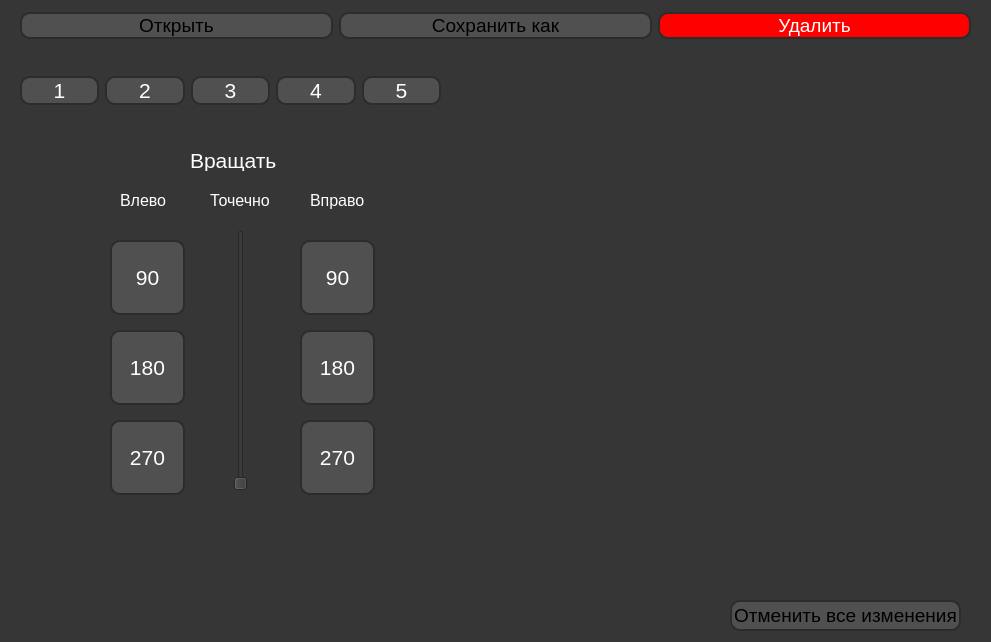
<?xml version="1.0" encoding="UTF-8"?>
<ui version="4.0">
 <class>MainWindow</class>
 <widget class="QMainWindow" name="MainWindow">
  <property name="enabled">
   <bool>true</bool>
  </property>
  <property name="geometry">
   <rect>
    <x>0</x>
    <y>0</y>
    <width>991</width>
    <height>642</height>
   </rect>
  </property>
  <property name="minimumSize">
   <size>
    <width>991</width>
    <height>642</height>
   </size>
  </property>
  <property name="maximumSize">
   <size>
    <width>991</width>
    <height>642</height>
   </size>
  </property>
  <property name="font">
   <font>
    <family>Arial</family>
    <pointsize>10</pointsize>
    <weight>75</weight>
    <bold>true</bold>
   </font>
  </property>
  <property name="windowTitle">
   <string>PicStudio</string>
  </property>
  <property name="styleSheet">
   <string notr="true">background: rgb(54, 54, 54);
windowtitlecolor: rgb(90, 90, 90)
</string>
  </property>
  <widget class="QWidget" name="centralwidget">
   <widget class="QWidget" name="horizontalLayoutWidget">
    <property name="geometry">
     <rect>
      <x>20</x>
      <y>0</y>
      <width>951</width>
      <height>51</height>
     </rect>
    </property>
    <layout class="QHBoxLayout" name="horizontalLayout">
     <item>
      <widget class="QPushButton" name="open_button">
       <property name="font">
        <font>
         <family>Arial</family>
         <pointsize>14</pointsize>
         <weight>50</weight>
         <bold>false</bold>
        </font>
       </property>
       <property name="styleSheet">
        <string notr="true">QPushButton {
background: rgb(80, 80, 80);
border: 2px solid rgb(44, 44, 44);
border-radius: 10px;
color: rbg(40, 40, 40)
}

QPushButton:pressed {
background: rgb(90, 90, 90);
}</string>
       </property>
       <property name="text">
        <string>Открыть</string>
       </property>
      </widget>
     </item>
     <item>
      <widget class="QPushButton" name="save_as_button">
       <property name="font">
        <font>
         <family>Arial</family>
         <pointsize>14</pointsize>
        </font>
       </property>
       <property name="styleSheet">
        <string notr="true">QPushButton {
background: rgb(80, 80, 80);
border: 2px solid rgb(44, 44, 44);
border-radius: 10px;
color: rbg(40, 40, 40)
}

QPushButton:pressed {
background: rgb(90, 90, 90);
}</string>
       </property>
       <property name="text">
        <string>Сохранить как</string>
       </property>
      </widget>
     </item>
     <item>
      <widget class="QPushButton" name="delete_button">
       <property name="font">
        <font>
         <family>Arial</family>
         <pointsize>14</pointsize>
        </font>
       </property>
       <property name="styleSheet">
        <string notr="true">QPushButton {
background: red;
border: 2px solid rgb(44, 44, 44);
border-radius: 10px;
color: white
}

QPushButton:pressed {
background: rgb(90, 90, 90);
}</string>
       </property>
       <property name="text">
        <string>Удалить</string>
       </property>
      </widget>
     </item>
    </layout>
   </widget>
   <widget class="QLabel" name="pic_label">
    <property name="geometry">
     <rect>
      <x>460</x>
      <y>90</y>
      <width>500</width>
      <height>500</height>
     </rect>
    </property>
    <property name="styleSheet">
     <string notr="true"/>
    </property>
    <property name="text">
     <string/>
    </property>
   </widget>
   <widget class="QPushButton" name="all_button">
    <property name="geometry">
     <rect>
      <x>730</x>
      <y>600</y>
      <width>231</width>
      <height>31</height>
     </rect>
    </property>
    <property name="font">
     <font>
      <family>Arial</family>
      <pointsize>14</pointsize>
     </font>
    </property>
    <property name="styleSheet">
     <string notr="true">QPushButton {
background: rgb(80, 80, 80);
border: 2px solid rgb(44, 44, 44);
border-radius: 10px;
color: rbg(40, 40, 40)
}

QPushButton:pressed {
background: rgb(90, 90, 90);
}</string>
    </property>
    <property name="text">
     <string>Отменить все изменения</string>
    </property>
   </widget>
   <widget class="QStackedWidget" name="stackedWidget">
    <property name="geometry">
     <rect>
      <x>40</x>
      <y>130</y>
      <width>391</width>
      <height>501</height>
     </rect>
    </property>
    <property name="font">
     <font>
      <family>Niagara Solid</family>
     </font>
    </property>
    <property name="styleSheet">
     <string notr="true"/>
    </property>
    <property name="currentIndex">
     <number>4</number>
    </property>
    <widget class="QWidget" name="page">
     <widget class="QLabel" name="label_5">
      <property name="geometry">
       <rect>
        <x>130</x>
        <y>20</y>
        <width>131</width>
        <height>16</height>
       </rect>
      </property>
      <property name="font">
       <font>
        <family>Arial</family>
        <pointsize>16</pointsize>
       </font>
      </property>
      <property name="styleSheet">
       <string notr="true">color: white</string>
      </property>
      <property name="text">
       <string>Отзеркалить</string>
      </property>
     </widget>
     <widget class="QPushButton" name="horizont_button">
      <property name="geometry">
       <rect>
        <x>40</x>
        <y>70</y>
        <width>301</width>
        <height>31</height>
       </rect>
      </property>
      <property name="font">
       <font>
        <family>Arial</family>
        <pointsize>14</pointsize>
       </font>
      </property>
      <property name="styleSheet">
       <string notr="true">QPushButton {
background: rgb(80, 80, 80);
border: 2px solid rgb(44, 44, 44);
border-radius: 10px;
color: white
}

QPushButton:pressed {
background: rgb(90, 90, 90);
}</string>
      </property>
      <property name="text">
       <string>По горизонтали</string>
      </property>
     </widget>
     <widget class="QPushButton" name="vertical_button">
      <property name="geometry">
       <rect>
        <x>40</x>
        <y>120</y>
        <width>301</width>
        <height>31</height>
       </rect>
      </property>
      <property name="font">
       <font>
        <family>Arial</family>
        <pointsize>14</pointsize>
       </font>
      </property>
      <property name="styleSheet">
       <string notr="true">QPushButton {
background: rgb(80, 80, 80);
border: 2px solid rgb(44, 44, 44);
border-radius: 10px;
color: white
}

QPushButton:pressed {
background: rgb(90, 90, 90);
}</string>
      </property>
      <property name="text">
       <string>По вертикали</string>
      </property>
     </widget>
    </widget>
    <widget class="QWidget" name="page_3">
     <widget class="QLabel" name="label_8">
      <property name="geometry">
       <rect>
        <x>170</x>
        <y>20</y>
        <width>51</width>
        <height>20</height>
       </rect>
      </property>
      <property name="font">
       <font>
        <family>Arial</family>
        <pointsize>16</pointsize>
       </font>
      </property>
      <property name="styleSheet">
       <string notr="true">color: white</string>
      </property>
      <property name="text">
       <string>RGB</string>
      </property>
     </widget>
     <widget class="QWidget" name="verticalLayoutWidget">
      <property name="geometry">
       <rect>
        <x>90</x>
        <y>60</y>
        <width>281</width>
        <height>321</height>
       </rect>
      </property>
      <layout class="QVBoxLayout" name="verticalLayout_2">
       <item>
        <widget class="QSlider" name="red_slider">
         <property name="styleSheet">
          <string notr="true">frontground: red</string>
         </property>
         <property name="orientation">
          <enum>Qt::Horizontal</enum>
         </property>
        </widget>
       </item>
       <item>
        <widget class="QSlider" name="green_slider">
         <property name="styleSheet">
          <string notr="true">frontground: red</string>
         </property>
         <property name="orientation">
          <enum>Qt::Horizontal</enum>
         </property>
        </widget>
       </item>
       <item>
        <widget class="QSlider" name="blue_slider">
         <property name="styleSheet">
          <string notr="true">frontground: red</string>
         </property>
         <property name="orientation">
          <enum>Qt::Horizontal</enum>
         </property>
        </widget>
       </item>
      </layout>
     </widget>
     <widget class="QLabel" name="label_10">
      <property name="geometry">
       <rect>
        <x>10</x>
        <y>120</y>
        <width>61</width>
        <height>20</height>
       </rect>
      </property>
      <property name="font">
       <font>
        <family>Arial</family>
        <pointsize>14</pointsize>
       </font>
      </property>
      <property name="styleSheet">
       <string notr="true">color: red</string>
      </property>
      <property name="text">
       <string>RED</string>
      </property>
     </widget>
     <widget class="QLabel" name="label_11">
      <property name="geometry">
       <rect>
        <x>10</x>
        <y>210</y>
        <width>71</width>
        <height>16</height>
       </rect>
      </property>
      <property name="font">
       <font>
        <family>Arial</family>
        <pointsize>14</pointsize>
       </font>
      </property>
      <property name="styleSheet">
       <string notr="true">color: green</string>
      </property>
      <property name="text">
       <string>GREEN</string>
      </property>
     </widget>
     <widget class="QLabel" name="label_12">
      <property name="geometry">
       <rect>
        <x>10</x>
        <y>300</y>
        <width>61</width>
        <height>16</height>
       </rect>
      </property>
      <property name="font">
       <font>
        <family>Arial</family>
        <pointsize>14</pointsize>
       </font>
      </property>
      <property name="styleSheet">
       <string notr="true">color: blue</string>
      </property>
      <property name="text">
       <string>BLUE</string>
      </property>
     </widget>
    </widget>
    <widget class="QWidget" name="page_4">
     <widget class="QLabel" name="label_14">
      <property name="geometry">
       <rect>
        <x>140</x>
        <y>10</y>
        <width>101</width>
        <height>16</height>
       </rect>
      </property>
      <property name="font">
       <font>
        <family>Arial</family>
        <pointsize>16</pointsize>
       </font>
      </property>
      <property name="styleSheet">
       <string notr="true">color: white</string>
      </property>
      <property name="text">
       <string>Фильтры</string>
      </property>
     </widget>
     <widget class="QPushButton" name="chb_button">
      <property name="geometry">
       <rect>
        <x>50</x>
        <y>40</y>
        <width>70</width>
        <height>70</height>
       </rect>
      </property>
      <property name="font">
       <font>
        <family>Arial</family>
        <pointsize>12</pointsize>
       </font>
      </property>
      <property name="styleSheet">
       <string notr="true">QPushButton {
background: rgb(80, 80, 80);
border: 2px solid rgb(44, 44, 44);
border-radius: 10px;
color: white
}

QPushButton:pressed {
background: rgb(90, 90, 90);
}</string>
      </property>
      <property name="text">
       <string>Черно-
белое</string>
      </property>
     </widget>
     <widget class="QPushButton" name="find_edges_button">
      <property name="geometry">
       <rect>
        <x>50</x>
        <y>310</y>
        <width>70</width>
        <height>70</height>
       </rect>
      </property>
      <property name="font">
       <font>
        <family>Arial</family>
        <pointsize>12</pointsize>
       </font>
      </property>
      <property name="styleSheet">
       <string notr="true">QPushButton {
background: rgb(80, 80, 80);
border: 2px solid rgb(44, 44, 44);
border-radius: 10px;
color: white
}

QPushButton:pressed {
background: rgb(90, 90, 90);
}</string>
      </property>
      <property name="text">
       <string>FIND
EDGES</string>
      </property>
     </widget>
     <widget class="QPushButton" name="light_button">
      <property name="geometry">
       <rect>
        <x>250</x>
        <y>40</y>
        <width>70</width>
        <height>70</height>
       </rect>
      </property>
      <property name="font">
       <font>
        <family>Arial</family>
        <pointsize>12</pointsize>
       </font>
      </property>
      <property name="styleSheet">
       <string notr="true">QPushButton {
background: rgb(80, 80, 80);
border: 2px solid rgb(44, 44, 44);
border-radius: 10px;
color: white
}

QPushButton:pressed {
background: rgb(90, 90, 90);
}</string>
      </property>
      <property name="text">
       <string>Высвет-
ление</string>
      </property>
     </widget>
     <widget class="QPushButton" name="sharpen_button">
      <property name="geometry">
       <rect>
        <x>250</x>
        <y>310</y>
        <width>70</width>
        <height>70</height>
       </rect>
      </property>
      <property name="font">
       <font>
        <family>Arial</family>
        <pointsize>10</pointsize>
       </font>
      </property>
      <property name="styleSheet">
       <string notr="true">QPushButton {
background: rgb(80, 80, 80);
border: 2px solid rgb(44, 44, 44);
border-radius: 10px;
color: white
}

QPushButton:pressed {
background: rgb(90, 90, 90);
}</string>
      </property>
      <property name="text">
       <string>SHARPEN</string>
      </property>
     </widget>
     <widget class="QPushButton" name="detail_button">
      <property name="geometry">
       <rect>
        <x>250</x>
        <y>130</y>
        <width>70</width>
        <height>70</height>
       </rect>
      </property>
      <property name="font">
       <font>
        <family>Arial</family>
        <pointsize>12</pointsize>
       </font>
      </property>
      <property name="styleSheet">
       <string notr="true">QPushButton {
background: rgb(80, 80, 80);
border: 2px solid rgb(44, 44, 44);
border-radius: 10px;
color: white
}

QPushButton:pressed {
background: rgb(90, 90, 90);
}</string>
      </property>
      <property name="text">
       <string>DETAIL</string>
      </property>
     </widget>
     <widget class="QPushButton" name="negative_button">
      <property name="geometry">
       <rect>
        <x>150</x>
        <y>40</y>
        <width>70</width>
        <height>70</height>
       </rect>
      </property>
      <property name="font">
       <font>
        <family>Arial</family>
        <pointsize>12</pointsize>
       </font>
      </property>
      <property name="styleSheet">
       <string notr="true">QPushButton {
background: rgb(80, 80, 80);
border: 2px solid rgb(44, 44, 44);
border-radius: 10px;
color: white
}

QPushButton:pressed {
background: rgb(90, 90, 90);
}</string>
      </property>
      <property name="text">
       <string>Негатив</string>
      </property>
     </widget>
     <widget class="QPushButton" name="contour_button">
      <property name="geometry">
       <rect>
        <x>150</x>
        <y>130</y>
        <width>70</width>
        <height>70</height>
       </rect>
      </property>
      <property name="font">
       <font>
        <family>Arial</family>
        <pointsize>10</pointsize>
       </font>
      </property>
      <property name="styleSheet">
       <string notr="true">QPushButton {
background: rgb(80, 80, 80);
border: 2px solid rgb(44, 44, 44);
border-radius: 10px;
color: white
}

QPushButton:pressed {
background: rgb(90, 90, 90);
}</string>
      </property>
      <property name="text">
       <string>CONTOUR</string>
      </property>
     </widget>
     <widget class="QPushButton" name="eem_button">
      <property name="geometry">
       <rect>
        <x>150</x>
        <y>220</y>
        <width>70</width>
        <height>70</height>
       </rect>
      </property>
      <property name="font">
       <font>
        <family>Arial</family>
        <pointsize>10</pointsize>
       </font>
      </property>
      <property name="styleSheet">
       <string notr="true">QPushButton {
background: rgb(80, 80, 80);
border: 2px solid rgb(44, 44, 44);
border-radius: 10px;
color: white
}

QPushButton:pressed {
background: rgb(90, 90, 90);
}</string>
      </property>
      <property name="text">
       <string>EDGE
EHANCE
MORE</string>
      </property>
     </widget>
     <widget class="QPushButton" name="smooth_button">
      <property name="geometry">
       <rect>
        <x>150</x>
        <y>310</y>
        <width>70</width>
        <height>70</height>
       </rect>
      </property>
      <property name="font">
       <font>
        <family>Arial</family>
        <pointsize>11</pointsize>
       </font>
      </property>
      <property name="styleSheet">
       <string notr="true">QPushButton {
background: rgb(80, 80, 80);
border: 2px solid rgb(44, 44, 44);
border-radius: 10px;
color: white
}

QPushButton:pressed {
background: rgb(90, 90, 90);
}</string>
      </property>
      <property name="text">
       <string>SMOOTH</string>
      </property>
     </widget>
     <widget class="QPushButton" name="emboss_button">
      <property name="geometry">
       <rect>
        <x>250</x>
        <y>220</y>
        <width>70</width>
        <height>70</height>
       </rect>
      </property>
      <property name="font">
       <font>
        <family>Arial</family>
        <pointsize>11</pointsize>
       </font>
      </property>
      <property name="styleSheet">
       <string notr="true">QPushButton {
background: rgb(80, 80, 80);
border: 2px solid rgb(44, 44, 44);
border-radius: 10px;
color: white
}

QPushButton:pressed {
background: rgb(90, 90, 90);
}</string>
      </property>
      <property name="text">
       <string>EMBOSS</string>
      </property>
     </widget>
     <widget class="QPushButton" name="blur_button">
      <property name="geometry">
       <rect>
        <x>50</x>
        <y>130</y>
        <width>70</width>
        <height>70</height>
       </rect>
      </property>
      <property name="font">
       <font>
        <family>Arial</family>
        <pointsize>12</pointsize>
       </font>
      </property>
      <property name="styleSheet">
       <string notr="true">QPushButton {
background: rgb(80, 80, 80);
border: 2px solid rgb(44, 44, 44);
border-radius: 10px;
color: white
}

QPushButton:pressed {
background: rgb(90, 90, 90);
}</string>
      </property>
      <property name="text">
       <string>BLUR</string>
      </property>
     </widget>
     <widget class="QPushButton" name="edge_enhance_button">
      <property name="geometry">
       <rect>
        <x>50</x>
        <y>220</y>
        <width>70</width>
        <height>70</height>
       </rect>
      </property>
      <property name="font">
       <font>
        <family>Arial</family>
        <pointsize>10</pointsize>
       </font>
      </property>
      <property name="styleSheet">
       <string notr="true">QPushButton {
background: rgb(80, 80, 80);
border: 2px solid rgb(44, 44, 44);
border-radius: 10px;
color: white
}

QPushButton:pressed {
background: rgb(90, 90, 90);
}</string>
      </property>
      <property name="text">
       <string>EDGE
ENHANCE</string>
      </property>
     </widget>
    </widget>
    <widget class="QWidget" name="page_5">
     <widget class="QLabel" name="label">
      <property name="geometry">
       <rect>
        <x>130</x>
        <y>10</y>
        <width>121</width>
        <height>16</height>
       </rect>
      </property>
      <property name="font">
       <font>
        <family>Arial</family>
        <pointsize>16</pointsize>
       </font>
      </property>
      <property name="styleSheet">
       <string notr="true">color: white</string>
      </property>
      <property name="text">
       <string>Фильтры - 2</string>
      </property>
     </widget>
     <widget class="QPushButton" name="red_button">
      <property name="geometry">
       <rect>
        <x>50</x>
        <y>40</y>
        <width>70</width>
        <height>70</height>
       </rect>
      </property>
      <property name="font">
       <font>
        <family>Arial</family>
        <pointsize>12</pointsize>
       </font>
      </property>
      <property name="styleSheet">
       <string notr="true">QPushButton {
background: rgb(80, 80, 80);
border: 2px solid rgb(44, 44, 44);
border-radius: 10px;
color: white
}

QPushButton:pressed {
background: rgb(90, 90, 90);
}</string>
      </property>
      <property name="text">
       <string>Краснo
-
синий</string>
      </property>
     </widget>
     <widget class="QPushButton" name="green_button">
      <property name="geometry">
       <rect>
        <x>150</x>
        <y>40</y>
        <width>70</width>
        <height>70</height>
       </rect>
      </property>
      <property name="font">
       <font>
        <family>Arial</family>
        <pointsize>12</pointsize>
       </font>
      </property>
      <property name="styleSheet">
       <string notr="true">QPushButton {
background: rgb(80, 80, 80);
border: 2px solid rgb(44, 44, 44);
border-radius: 10px;
color: white
}

QPushButton:pressed {
background: rgb(90, 90, 90);
}</string>
      </property>
      <property name="text">
       <string>Зелено
-
розовый</string>
      </property>
     </widget>
     <widget class="QPushButton" name="blue_button">
      <property name="geometry">
       <rect>
        <x>250</x>
        <y>40</y>
        <width>70</width>
        <height>70</height>
       </rect>
      </property>
      <property name="font">
       <font>
        <family>Arial</family>
        <pointsize>12</pointsize>
       </font>
      </property>
      <property name="styleSheet">
       <string notr="true">QPushButton {
background: rgb(80, 80, 80);
border: 2px solid rgb(44, 44, 44);
border-radius: 10px;
color: white
}

QPushButton:pressed {
background: rgb(90, 90, 90);
}</string>
      </property>
      <property name="text">
       <string>Сине
-
желтый</string>
      </property>
     </widget>
     <widget class="QPushButton" name="stereopara_button">
      <property name="geometry">
       <rect>
        <x>50</x>
        <y>130</y>
        <width>70</width>
        <height>70</height>
       </rect>
      </property>
      <property name="font">
       <font>
        <family>Arial</family>
        <pointsize>8</pointsize>
       </font>
      </property>
      <property name="styleSheet">
       <string notr="true">QPushButton {
background: rgb(80, 80, 80);
border: 2px solid rgb(44, 44, 44);
border-radius: 10px;
color: white
}

QPushButton:pressed {
background: rgb(90, 90, 90);
}</string>
      </property>
      <property name="text">
       <string>Стереопара</string>
      </property>
     </widget>
     <widget class="QPushButton" name="white_button">
      <property name="geometry">
       <rect>
        <x>150</x>
        <y>130</y>
        <width>70</width>
        <height>70</height>
       </rect>
      </property>
      <property name="font">
       <font>
        <family>Arial</family>
        <pointsize>12</pointsize>
       </font>
      </property>
      <property name="styleSheet">
       <string notr="true">QPushButton {
background: rgb(80, 80, 80);
border: 2px solid rgb(44, 44, 44);
border-radius: 10px;
color: white
}

QPushButton:pressed {
background: rgb(90, 90, 90);
}</string>
      </property>
      <property name="text">
       <string>Баланс
белого</string>
      </property>
     </widget>
     <widget class="QPushButton" name="black_button">
      <property name="geometry">
       <rect>
        <x>250</x>
        <y>130</y>
        <width>70</width>
        <height>70</height>
       </rect>
      </property>
      <property name="font">
       <font>
        <family>Arial</family>
        <pointsize>12</pointsize>
       </font>
      </property>
      <property name="styleSheet">
       <string notr="true">QPushButton {
background: rgb(80, 80, 80);
border: 2px solid rgb(44, 44, 44);
border-radius: 10px;
color: white
}

QPushButton:pressed {
background: rgb(90, 90, 90);
}</string>
      </property>
      <property name="text">
       <string>Баланс
черного</string>
      </property>
     </widget>
    </widget>
    <widget class="QWidget" name="page_2">
     <widget class="QLabel" name="label_2">
      <property name="geometry">
       <rect>
        <x>150</x>
        <y>20</y>
        <width>111</width>
        <height>21</height>
       </rect>
      </property>
      <property name="font">
       <font>
        <family>Arial</family>
        <pointsize>16</pointsize>
        <weight>50</weight>
        <bold>false</bold>
       </font>
      </property>
      <property name="styleSheet">
       <string notr="true">color: white</string>
      </property>
      <property name="text">
       <string>Вращать</string>
      </property>
     </widget>
     <widget class="QLabel" name="label_3">
      <property name="geometry">
       <rect>
        <x>80</x>
        <y>60</y>
        <width>51</width>
        <height>20</height>
       </rect>
      </property>
      <property name="font">
       <font>
        <family>Arial</family>
        <pointsize>12</pointsize>
       </font>
      </property>
      <property name="styleSheet">
       <string notr="true">color: white</string>
      </property>
      <property name="text">
       <string>Влево</string>
      </property>
     </widget>
     <widget class="QLabel" name="label_4">
      <property name="geometry">
       <rect>
        <x>270</x>
        <y>60</y>
        <width>61</width>
        <height>20</height>
       </rect>
      </property>
      <property name="font">
       <font>
        <family>Arial</family>
        <pointsize>12</pointsize>
       </font>
      </property>
      <property name="styleSheet">
       <string notr="true">color: white
</string>
      </property>
      <property name="text">
       <string>Вправо</string>
      </property>
     </widget>
     <widget class="QPushButton" name="left_90_button">
      <property name="geometry">
       <rect>
        <x>70</x>
        <y>110</y>
        <width>75</width>
        <height>75</height>
       </rect>
      </property>
      <property name="font">
       <font>
        <family>Arial</family>
        <pointsize>16</pointsize>
       </font>
      </property>
      <property name="styleSheet">
       <string notr="true">QPushButton {
background: rgb(80, 80, 80);
border: 2px solid rgb(44, 44, 44);
border-radius: 10px;
color: white
}

QPushButton:pressed {
background: rgb(90, 90, 90);
}</string>
      </property>
      <property name="text">
       <string>90</string>
      </property>
     </widget>
     <widget class="QPushButton" name="left_270_button">
      <property name="geometry">
       <rect>
        <x>70</x>
        <y>290</y>
        <width>75</width>
        <height>75</height>
       </rect>
      </property>
      <property name="font">
       <font>
        <family>Arial</family>
        <pointsize>16</pointsize>
       </font>
      </property>
      <property name="styleSheet">
       <string notr="true">QPushButton {
background: rgb(80, 80, 80);
border: 2px solid rgb(44, 44, 44);
border-radius: 10px;
color: white
}

QPushButton:pressed {
background: rgb(90, 90, 90);
}</string>
      </property>
      <property name="text">
       <string>270</string>
      </property>
     </widget>
     <widget class="QPushButton" name="left_180_button">
      <property name="geometry">
       <rect>
        <x>70</x>
        <y>200</y>
        <width>75</width>
        <height>75</height>
       </rect>
      </property>
      <property name="font">
       <font>
        <family>Arial</family>
        <pointsize>16</pointsize>
       </font>
      </property>
      <property name="styleSheet">
       <string notr="true">QPushButton {
background: rgb(80, 80, 80);
border: 2px solid rgb(44, 44, 44);
border-radius: 10px;
color: white
}

QPushButton:pressed {
background: rgb(90, 90, 90);
}</string>
      </property>
      <property name="text">
       <string>180</string>
      </property>
     </widget>
     <widget class="QPushButton" name="right_90_button">
      <property name="geometry">
       <rect>
        <x>260</x>
        <y>110</y>
        <width>75</width>
        <height>75</height>
       </rect>
      </property>
      <property name="font">
       <font>
        <family>Arial</family>
        <pointsize>16</pointsize>
       </font>
      </property>
      <property name="styleSheet">
       <string notr="true">QPushButton {
background: rgb(80, 80, 80);
border: 2px solid rgb(44, 44, 44);
border-radius: 10px;
color: white
}

QPushButton:pressed {
background: rgb(90, 90, 90);
}</string>
      </property>
      <property name="text">
       <string>90</string>
      </property>
     </widget>
     <widget class="QPushButton" name="right_180_button">
      <property name="geometry">
       <rect>
        <x>260</x>
        <y>200</y>
        <width>75</width>
        <height>75</height>
       </rect>
      </property>
      <property name="font">
       <font>
        <family>Arial</family>
        <pointsize>16</pointsize>
       </font>
      </property>
      <property name="styleSheet">
       <string notr="true">QPushButton {
background: rgb(80, 80, 80);
border: 2px solid rgb(44, 44, 44);
border-radius: 10px;
color: white
}

QPushButton:pressed {
background: rgb(90, 90, 90);
}</string>
      </property>
      <property name="text">
       <string>180</string>
      </property>
     </widget>
     <widget class="QPushButton" name="right_270_button">
      <property name="geometry">
       <rect>
        <x>260</x>
        <y>290</y>
        <width>75</width>
        <height>75</height>
       </rect>
      </property>
      <property name="font">
       <font>
        <family>Arial</family>
        <pointsize>16</pointsize>
       </font>
      </property>
      <property name="styleSheet">
       <string notr="true">QPushButton {
background: rgb(80, 80, 80);
border: 2px solid rgb(44, 44, 44);
border-radius: 10px;
color: white
}

QPushButton:pressed {
background: rgb(90, 90, 90);
}</string>
      </property>
      <property name="text">
       <string>270</string>
      </property>
     </widget>
     <widget class="QLabel" name="label_6">
      <property name="geometry">
       <rect>
        <x>170</x>
        <y>60</y>
        <width>61</width>
        <height>20</height>
       </rect>
      </property>
      <property name="font">
       <font>
        <family>Arial</family>
        <pointsize>12</pointsize>
       </font>
      </property>
      <property name="styleSheet">
       <string notr="true">color: white
</string>
      </property>
      <property name="text">
       <string>Точечно</string>
      </property>
     </widget>
     <widget class="QSlider" name="rotation_slider">
      <property name="geometry">
       <rect>
        <x>190</x>
        <y>100</y>
        <width>22</width>
        <height>261</height>
       </rect>
      </property>
      <property name="orientation">
       <enum>Qt::Vertical</enum>
      </property>
     </widget>
    </widget>
   </widget>
   <widget class="QWidget" name="horizontalLayoutWidget_2">
    <property name="geometry">
     <rect>
      <x>20</x>
      <y>70</y>
      <width>421</width>
      <height>41</height>
     </rect>
    </property>
    <layout class="QHBoxLayout" name="horizontalLayout_2">
     <item>
      <widget class="QPushButton" name="one_page_button">
       <property name="font">
        <font>
         <family>Arial</family>
         <pointsize>16</pointsize>
        </font>
       </property>
       <property name="styleSheet">
        <string notr="true">QPushButton {
background: rgb(80, 80, 80);
border: 2px solid rgb(44, 44, 44);
border-radius: 10px;
color: white
}

QPushButton:pressed {
background: rgb(90, 90, 90);
}</string>
       </property>
       <property name="text">
        <string>1</string>
       </property>
      </widget>
     </item>
     <item>
      <widget class="QPushButton" name="two_page_button">
       <property name="font">
        <font>
         <family>Arial</family>
         <pointsize>16</pointsize>
        </font>
       </property>
       <property name="styleSheet">
        <string notr="true">QPushButton {
background: rgb(80, 80, 80);
border: 2px solid rgb(44, 44, 44);
border-radius: 10px;
color: white
}

QPushButton:pressed {
background: rgb(90, 90, 90);
}</string>
       </property>
       <property name="text">
        <string>2</string>
       </property>
      </widget>
     </item>
     <item>
      <widget class="QPushButton" name="three_page_button">
       <property name="font">
        <font>
         <family>Arial</family>
         <pointsize>16</pointsize>
        </font>
       </property>
       <property name="styleSheet">
        <string notr="true">QPushButton {
background: rgb(80, 80, 80);
border: 2px solid rgb(44, 44, 44);
border-radius: 10px;
color: white
}

QPushButton:pressed {
background: rgb(90, 90, 90);
}</string>
       </property>
       <property name="text">
        <string>3</string>
       </property>
      </widget>
     </item>
     <item>
      <widget class="QPushButton" name="four_page_button">
       <property name="font">
        <font>
         <family>Arial</family>
         <pointsize>16</pointsize>
        </font>
       </property>
       <property name="styleSheet">
        <string notr="true">QPushButton {
background: rgb(80, 80, 80);
border: 2px solid rgb(44, 44, 44);
border-radius: 10px;
color: white
}

QPushButton:pressed {
background: rgb(90, 90, 90);
}</string>
       </property>
       <property name="text">
        <string>4</string>
       </property>
      </widget>
     </item>
     <item>
      <widget class="QPushButton" name="five_page_button">
       <property name="font">
        <font>
         <family>Arial</family>
         <pointsize>16</pointsize>
        </font>
       </property>
       <property name="styleSheet">
        <string notr="true">QPushButton {
background: rgb(80, 80, 80);
border: 2px solid rgb(44, 44, 44);
border-radius: 10px;
color: white
}

QPushButton:pressed {
background: rgb(90, 90, 90);
}</string>
       </property>
       <property name="text">
        <string>5</string>
       </property>
      </widget>
     </item>
    </layout>
   </widget>
  </widget>
 </widget>
 <resources/>
 <connections/>
</ui>
